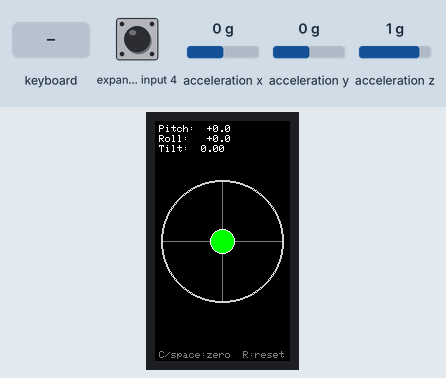
A sketch run on a simulated ESP32-S3. Shown: 135×240 colour display. The test bench sets the inputs (shaded band); at power-on: acceleration x 0 g, acceleration y 0 g, expander input 4 HIGH, acceleration z 1 g.

Above: at 1.3 s.
1.4 s: acceleration x set to -1.4 g
At 1.58 s:
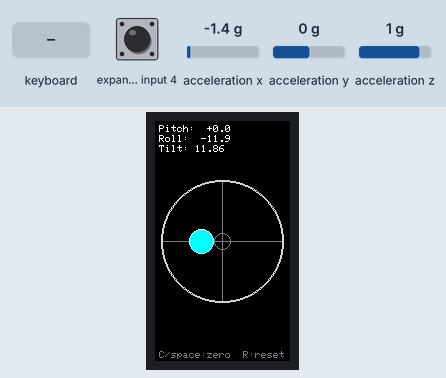
3.3 s: keyboard key "c" received
At 4.04 s:
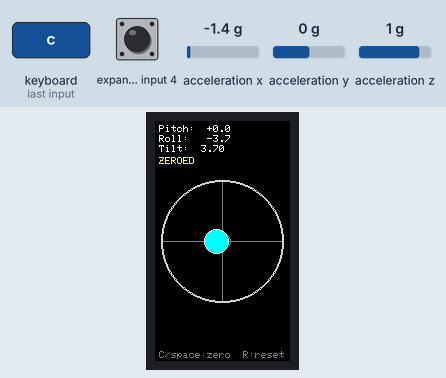
5.2 s: acceleration y set to -0.2 g
At 6.51 s:
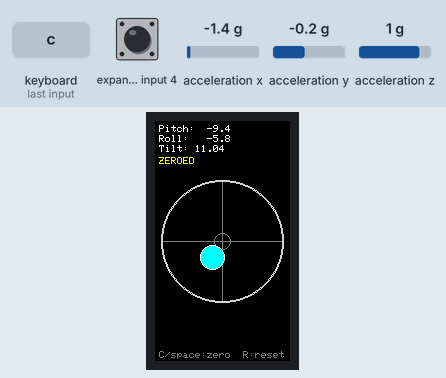
7.1 s: keyboard key "C" received
At 7.33 s:
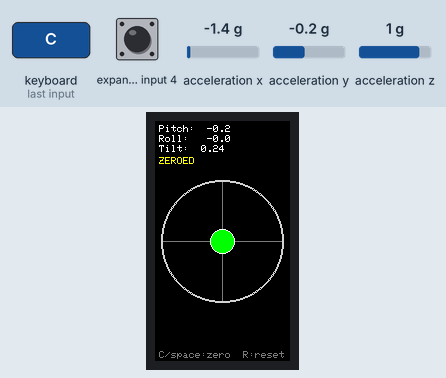
8.9 s: keyboard key "r" received
At 9.4 s:
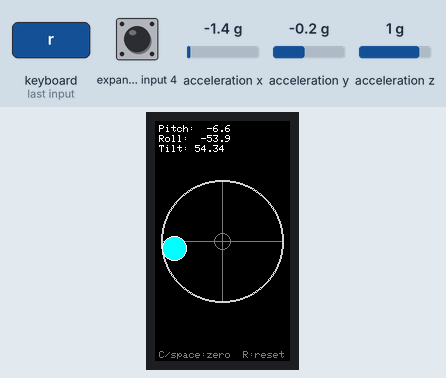
10.5 s: acceleration y set to 0 g
At 13.9 s:
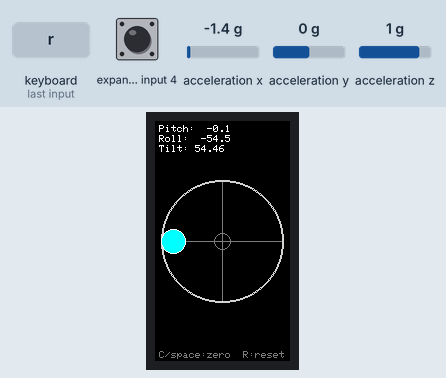

Measured:
- the behaviour switches between 0 and -0.1 g on acceleration y (found by bisection; images 2 and 3)
- after the input at 1.4 s, the display: changes after 0.13 s (image 1)
- after the input at 3.3 s, the display: first changes after 0.11 s (image 2 shows a later state)
- after the input at 5.2 s, the display: first changes after 0.10 s (image 3 shows a later state)
- after the input at 7.1 s, the display: first changes after 0.09 s (image 4 shows a later state)
- after the input at 8.9 s, the display: first differs from a run without the input after 0.17 s (image 5)
- after the input at 10.5 s, the display: first changes after 0.09 s (image 6 shows a later state)

The sketch:

bubble_level.ino
```cpp
#include <M5Cardputer.h>
#include <math.h>

static int CENTER_X = 0;
static int CENTER_Y = 0;
static int LEVEL_R  = 0;
static int BUBBLE_R = 0;
static int TARGET_R = 0;

static constexpr float SMOOTHING       = 0.15f;   // 0..1, higher = snappier
static constexpr float FULL_SCALE_G    = 0.5f;    // ±0.5g maps to full deflection (~30°)
static constexpr float LEVEL_TOL_DEG   = 1.0f;    // "you are level" tolerance
static constexpr uint32_t FRAME_PERIOD_MS = 20;   // ~50 fps

static M5Canvas canvas(&M5.Display);
static float fx = 0.0f, fy = 0.0f;     // low-pass-filtered accel
static float ox = 0.0f, oy = 0.0f;     // calibrated zero offsets
static bool  zeroed = false;

static void handleKeys() {
  if (!M5Cardputer.Keyboard.isChange())  return;
  if (!M5Cardputer.Keyboard.isPressed()) return;

  auto state = M5Cardputer.Keyboard.keysState();
  for (auto c : state.word) {
    if (c == 'c' || c == 'C' || c == ' ') {
      ox = fx;
      oy = fy;
      zeroed = true;
    } else if (c == 'r' || c == 'R') {
      ox = 0.0f;
      oy = 0.0f;
      zeroed = false;
    }
  }
}

void setup() {
  auto cfg = M5.config();
  M5Cardputer.begin(cfg, true);            // true = enable keyboard
  M5.Display.setRotation(1);
  M5.Display.fillScreen(TFT_BLACK);

  if (!M5.Imu.isEnabled()) {
    M5.Display.setTextColor(TFT_RED);
    M5.Display.setTextSize(2);
    M5.Display.setCursor(10, 50);
    M5.Display.print("IMU not detected");
    while (true) { delay(1000); }
  }

  const int w = M5.Display.width();
  const int h = M5.Display.height();
  CENTER_X = w / 2;
  CENTER_Y = h / 2;
  const int shortSide = (w < h) ? w : h;
  LEVEL_R  = shortSide / 2 - 6;
  BUBBLE_R = LEVEL_R / 5;
  TARGET_R = BUBBLE_R / 2 + 2;

  canvas.setColorDepth(16);
  canvas.createSprite(w, h);
}

void loop() {
  M5Cardputer.update();   // updates display, IMU, and keyboard state
  M5.Imu.update();
  handleKeys();

  float ax = 0.0f, ay = 0.0f, az = 1.0f;
  M5.Imu.getAccel(&ax, &ay, &az);

  fx += SMOOTHING * (ax - fx);
  fy += SMOOTHING * (ay - fy);

  const float cx = fx - ox;
  const float cy = fy - oy;

  const float scale = (LEVEL_R - BUBBLE_R) / FULL_SCALE_G;
  int bx = CENTER_X + (int)lroundf(cx * scale);
  int by = CENTER_Y - (int)lroundf(cy * scale);   // IMU Y is inverted vs display Y

  // Clamp bubble inside the ring
  const float dx = (float)(bx - CENTER_X);
  const float dy = (float)(by - CENTER_Y);
  const float dist = sqrtf(dx * dx + dy * dy);
  const float maxDist = (float)(LEVEL_R - BUBBLE_R);
  if (dist > maxDist && dist > 0.0f) {
    bx = CENTER_X + (int)lroundf(dx * maxDist / dist);
    by = CENTER_Y + (int)lroundf(dy * maxDist / dist);
  }

  // Tilt readouts use the calibrated values so they read 0° when zeroed
  const float pitch = atan2f(cy, sqrtf(cx * cx + az * az)) * 180.0f / (float)M_PI;
  const float roll  = atan2f(cx, sqrtf(cy * cy + az * az)) * 180.0f / (float)M_PI;
  const float total = sqrtf(pitch * pitch + roll * roll);
  const bool  level = total < LEVEL_TOL_DEG;

  canvas.fillScreen(TFT_BLACK);

  // Crosshair
  canvas.drawFastHLine(CENTER_X - LEVEL_R, CENTER_Y, 2 * LEVEL_R, TFT_DARKGREY);
  canvas.drawFastVLine(CENTER_X, CENTER_Y - LEVEL_R, 2 * LEVEL_R, TFT_DARKGREY);

  // Outer ring
  canvas.drawCircle(CENTER_X, CENTER_Y, LEVEL_R,     TFT_LIGHTGREY);
  canvas.drawCircle(CENTER_X, CENTER_Y, LEVEL_R - 1, TFT_LIGHTGREY);

  // Center target
  canvas.drawCircle(CENTER_X, CENTER_Y, TARGET_R,
                    level ? TFT_GREEN : TFT_DARKGREY);

  // Bubble
  const uint16_t bubbleColor = level ? TFT_GREEN : TFT_CYAN;
  canvas.fillCircle(bx, by, BUBBLE_R, bubbleColor);
  canvas.drawCircle(bx, by, BUBBLE_R, TFT_WHITE);

  // Numeric tilt readouts
  canvas.setTextColor(TFT_WHITE, TFT_BLACK);
  canvas.setTextSize(1);
  canvas.setCursor(4, 4);
  canvas.printf("Pitch:%+6.1f", pitch);
  canvas.setCursor(4, 14);
  canvas.printf("Roll: %+6.1f", roll);
  canvas.setCursor(4, 24);
  canvas.printf("Tilt: %5.2f", total);

  if (zeroed) {
    canvas.setTextColor(TFT_YELLOW, TFT_BLACK);
    canvas.setCursor(4, 36);
    canvas.print("ZEROED");
  }

  // Bottom hint
  canvas.setTextColor(TFT_DARKGREY, TFT_BLACK);
  canvas.setCursor(4, M5.Display.height() - 10);
  canvas.print("C/space:zero  R:reset");

  canvas.pushSprite(0, 0);
  delay(FRAME_PERIOD_MS);
}
```
